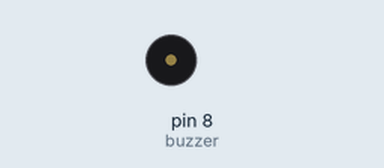
A sketch run on a simulated Arduino Uno, built with avr-gcc and run on an emulated ATmega328P. Shown: buzzer (waves = sounding, pin HIGH).

Above: at 0.35 s.
At 5.66 s:
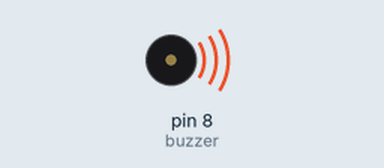
Timing chart, 0 to 6.0 s (numbered marks = the images above):
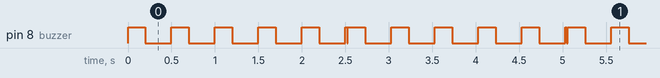

The sketch:

Buzzer.ino
```cpp
//Example Code for KY-006
//Steps2Make.com

int buzzer = 8 ;// buzzer signal connected to this pin
void setup ()
{
  pinMode (buzzer, OUTPUT) ;// set the digital IO pin mode, OUTPUT out of Wen
}

void loop ()
{
  unsigned char i, j ;// define variables
  while (1)
  {
    for (i = 0; i <5; i++) // Wen a frequency sound
    {
      digitalWrite (buzzer, HIGH) ;// send voice
      delay (200) ;// Delay 1ms
      digitalWrite (buzzer, LOW) ;// do not send voice
      delay (300) ;// delay ms
    }
 //   for (j = 0; j <10; j++) // Another frequency sound
    {
      digitalWrite (buzzer, HIGH) ;// send voice
      delay (20) ;// delay 2ms
      digitalWrite (buzzer, LOW) ;// do not send voice
      delay (10) ;// delay 2ms
    }
  }
}
```

Measured:
- by itself, pin 8 (buzzer): repeats every 2.5 s: 4 × (LOW 0.30 s, HIGH 0.20 s), LOW 0.30 s, HIGH 0.02 s, LOW 0.01 s, HIGH 0.20 s
